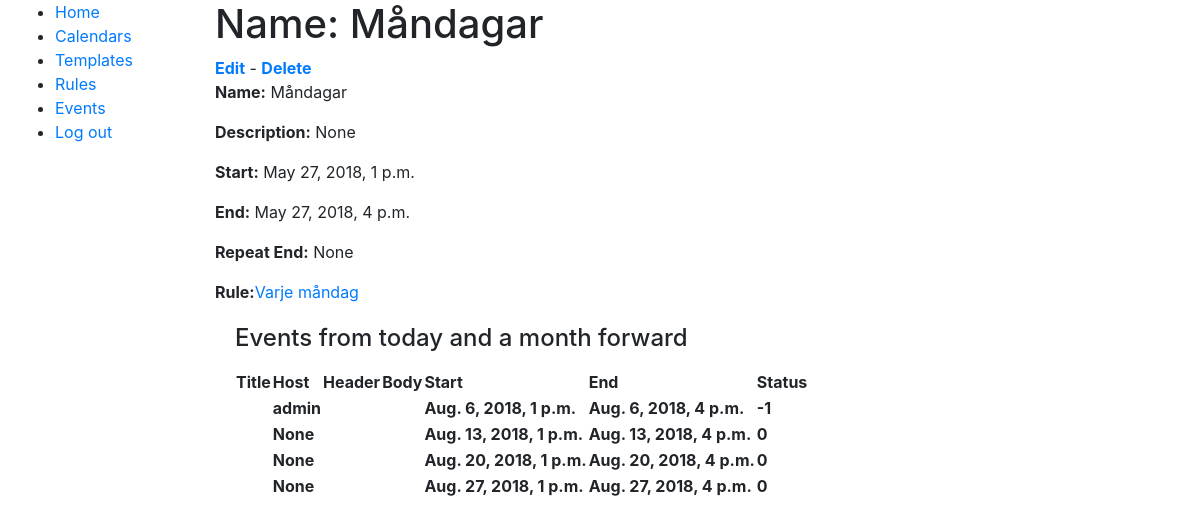
The page /scheduler/event/1 (signed in) on the database as committed earlier.
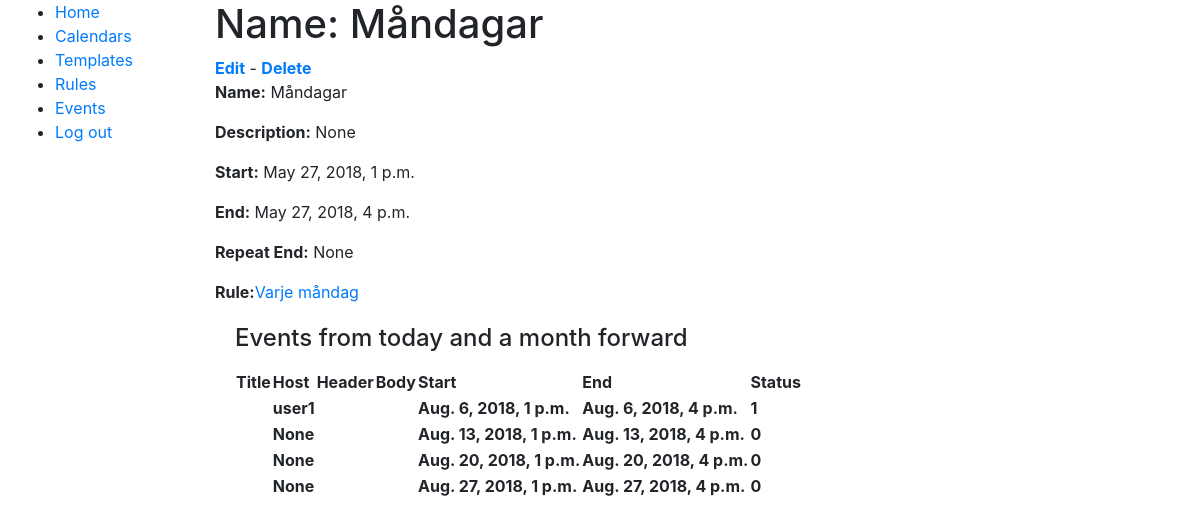
The same page on the database as committed later.
### scheduler/models.py (models this page shows, shortened)
class Event(models.Model):
    name = models.CharField(max_length=50, help_text="Enter a human-friendly name for this type of Event")
    description = models.CharField(max_length=300, help_text="Enter a description for this type of Event", null=True, blank=True)
    template = models.ForeignKey('EventTemplate', on_delete=models.SET_NULL, null=True, help_text="Select a template for how scheduled Events will look in the calendar.")
    start = models.DateTimeField(help_text="Start of event repetition and start time of events", db_index=True)
    end = models.DateTimeField(help_text="End time of events, must be after start", db_index=True)
    repeat_end = models.DateTimeField(help_text="Date to end repetition", null=True, blank=True)
    rule = models.ForeignKey('SchedulingRule', null=True, blank=True, help_text="Select '----' for a one time only event.", on_delete=models.SET_NULL)
    class Meta:
        ordering = ["name"]
    def create_eventinstance(self, start, end=None):
        if end is None:
            end = start + (self.end - self.start)
        return EventInstance(id=None, event=self, start=start, end=end, status=0)
    def get_event_list(self, from_date, until_date):
        event_list = []
        if self.start > until_date:
            return event_list
        if self.rule is not None:
            event_duration = self.end - self.start
            if self.start > from_date:
                from_date = self.start
            else:
                from_date = datetime.datetime.combine(from_date.date(), self.start.time(), self.start.tzinfo)
            if self.repeat_end and self.repeat_end < until_date:
                until_date = self.repeat_end
            start_list = self.rule.get_events(from_date, until_date)
            for startdate in start_list:
                event_list.append(self.create_eventinstance(startdate, startdate+event_duration))
        else:
            event_list.append(self.create_eventinstance(self.start))
        return event_list
    """
    Retrieves events between two dates
    If replace=True it replaces generated events with actual objects from DB
    If replace=False it removes generated events where there is an actual object in DB but does not replace it.
    """
    def get_events(self, from_date, until_date, replace=True):
        event_instances = self.eventinstance_set.all()
        event_replacer = EventReplacer(event_instances)
        generated_events = self.get_event_list(from_date, until_date)
        final_eventlist = []
        for event_instance in generated_events:
            if event_replacer.has_eventinstance(event_instance):
                if replace:
                    final_eventlist.append(event_replacer.get_eventinstance(event_instance))
            else:
                final_eventlist.append(event_instance)
        if replace:
            final_eventlist += event_replacer.get_straggling_eventinstances(from_date, until_date)
        return final_eventlist

class SchedulingRule(models.Model):
    freqs = (
        ("YEARLY", "Yearly"),
         ("MONTHLY", "Monthly"),
         ("WEEKLY", "Weekly"),
         ("DAILY", "Daily"),
    )
    _week_days = {
        'MO': MO,
        'TU': TU,
        'WE': WE,
        'TH': TH,
        'FR': FR,
        'SA': SA,
        'SU': SU
    }
    name = models.CharField(max_length=50)
    description = models.TextField()
    frequency = models.CharField("frequency", choices=freqs, max_length=10)
    params = models.TextField("params", blank=True)
    def rrule_frequency(self):
        compatibility_dict = {
            'DAILY': DAILY,
            'MONTHLY': MONTHLY,
            'WEEKLY': WEEKLY,
            'YEARLY': YEARLY
        }
        return compatibility_dict[self.frequency]
    def _weekday_or_number(self, param):
        try:
            return int(param)
        except (TypeError, ValueError):
            uparam = str(param).upper()
            if uparam in SchedulingRule._week_days:
                return SchedulingRule._week_days[uparam]
    def get_params(self, extra_params=""):
        total_params = self.params + ";" + extra_params
        params = total_params.split(';')
        param_dict = []
        for param in params:
            param = param.split(':')
            if len(param) != 2:
                continue
            param = (
                str(param[0]).lower(),
                [x for x in
                 [self._weekday_or_number(v) for v in param[1].split(',')]
                 if x is not None],
            )
            if len(param[1]) == 1:
                param_value = self._weekday_or_number(param[1][0])
                param = (param[0], param_value)
            param_dict.append(param)
        return dict(param_dict)
    def get_events(self, dtstart=None, until=None, extra_params=""):
        params = self.get_params(extra_params=extra_params)
        if (('until' in params) and until):
            del params['until']
        if((until is None) and not('count' in params) and not('until' in params)):
            params['count'] = 10
        if(dtstart is None):
            dtstart = datetime.datetime.now()
        frequency = self.rrule_frequency()
        events = rrule(frequency, dtstart=dtstart, until=until, **params)
        return events

class EventInstance(models.Model):
    STATUS = (
        (-1, 'Reschedule needed'),
        (0, 'Unscheduled'),
        (1, 'Scheduled'),
        (2, 'Cancelled'),
    )
    id = models.UUIDField(primary_key=True, default=uuid.uuid4, editable=False, help_text="Unique ID for this bookinginstance")
    google_calendar_booking_id = models.CharField(max_length=300, help_text="Unique ID from google after instance is created", null=True, blank=True)
    host = models.CharField(max_length=50, help_text="Enter a name instead of user-key", null=True, blank=True)
    event = models.ForeignKey('Event', on_delete=models.SET_NULL, null=True)
    start = models.DateTimeField(help_text="Start of event")
    end = models.DateTimeField(help_text="End of event")
    status = models.IntegerField(default=0, choices=STATUS, help_text="Instance status")
    class Meta:
        ordering = ["start", "end"]
        unique_together = ('event', 'start', 'end')
    def display_host(self):
        return ''.join([self.host])
    display_host.short_description = "Host"

### scheduler/views.py (the view)
# urls.py: path('event/<int:pk>', views.EventDetailView.as_view(), name='event-detail'),
class EventDetailView(LoginRequiredMixin, generic.DetailView):
    model = Event
    def get_context_data(self, **kwargs):
        start = datetime.now(timezone.utc).replace(hour=0, minute=0, second=0, microsecond=0)
        end = start+relativedelta(months=+1)
        context = super(EventDetailView, self).get_context_data(**kwargs)
        events = self.object.get_events(start, end)
        context['eventlist'] = events
        return context

### scheduler/models.py (called while the page is built)
    def get_eventinstance(self, event_instance):
        return self.lookup.pop((event_instance.event.id, event_instance.start, event_instance.end), event_instance)

    def has_eventinstance(self, event_instance):
        try:
            return (event_instance.event.id, event_instance.start, event_instance.end) in self.lookup
        except TypeError:
            if not self.lookup:
                return False
            else:
                raise TypeError('A problem with checking if an actual EventInstace exists occured!')

    def get_straggling_eventinstances(self, from_date, until_date):
        return [event_instance for _, event_instance in list(self.lookup.items()) if (event_instance.start < until_date and event_instance.start >= from_date and not event_instance.status == 2)]

### scheduler/templates/scheduler/event_detail.html (shortened to what this page needs)
{% extends "base_generic.html" %}
{% block content %}
  <h1>Name: {{ event.name }}</h1>
  <strong class="text-success"><a href="{% url 'event-update' pk=event.pk %}">Edit</a></strong> - <strong class="text-warning"><a href="{% url 'event-delete' pk=event.pk %}">Delete</a></strong>
  <p><strong>Name:</strong> {{ event.name }}</p>
  <p><strong>Description:</strong> {{ event.description }}</p>
  <p><strong>Start:</strong> {{ event.start }}</p>
  <p><strong>End:</strong> {{ event.end }}</p>
  <p><strong>Repeat End:</strong> {{ event.repeat_end }}</p>
  <p><strong>Rule:</strong><a href="{% url 'rule-detail' pk=event.rule.pk %}">{{ event.rule.name }}</a></p>
  <div style="margin-left:20px;margin-top:20px">
    <h4>Events from today and a month forward</h4>
    <table>
      <tr>
        <th>Title</th>
        <th>Host</th>
        <th>Header</th>
        <th>Body</th>
        <th>Start</th>
        <th>End</th>
        <th>Status</th>
      </tr>
      {% for event in eventlist %}
        <tr>
          <th>{{ event.event.booking_template.title }}</th>
          <th>{{ event.host }}</th>
          <th>{{ event.event.booking_template.header }}</th>
          <th>{{ event.event.booking_template.body }}</th>
          <th>{{ event.start }}</th>
          <th>{{ event.end }}</th>
          <th>{{ event.status }}</th>
        </tr>
      {% endfor %}
    </table>
  </div>
{% endblock %}

### scheduler/templates/base_generic.html (shortened to what this page needs)
<!DOCTYPE html>
<html lang="en">
<head>
  {% load bootstrap4 %}
  {% bootstrap_css %}
</head>
<body>
  <div class="container-fluid">
    <div class="row">
      <div class="col-sm-2">
      {% block sidebar %}
      <ul class="sidebar-nav">
          <li><a href="{% url 'index' %}">Home</a></li>
          <li><a href="{% url 'calendars' %}">Calendars</a></li>
          <li><a href="{% url 'templates' %}">Templates</a></li>
          <li><a href="{% url 'rules' %}">Rules</a></li>
          <li><a href="{% url 'events' %}">Events</a></li>
          <li><a href="{% url 'logout' %}">Log out</a></li>
      </ul>
     {% endblock %}
      </div>
      <div class="col-sm-10 ">
      {% block content %}{% endblock %}
      </div>
    </div>
  </div>
</body>
</html>

Rows that differ between the two databases and show on the page:
removed EventInstance: host "admin", start "Aug. 6, 2018, 1 p.m.", end "Aug. 6, 2018, 4 p.m.", status "-1"
added EventInstance: host "user1", start "Aug. 6, 2018, 1 p.m.", end "Aug. 6, 2018, 4 p.m.", status "1"
